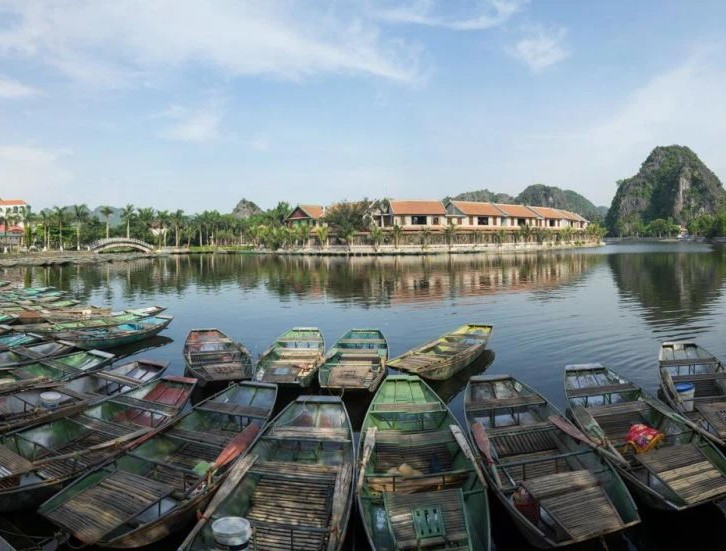
#> input picture Panorama/2.jpg, 726 x 551 px, given in place of 2.png, which was not available
$ python Image2_Mean.py
#> lines starting #> are read from the running program, lines starting #| are printed output that depends on the picture
import cv2
import numpy as np

image = cv2.imread("2.png")
#> image is the input picture: shape (551, 726, 3); mean B, G, R 138.4, 135.2, 124.5


kernel_size = 5
kernel = np.ones((kernel_size, kernel_size), np.float32) / (kernel_size * kernel_size)


blurred_image = cv2.filter2D(image, -1, kernel)
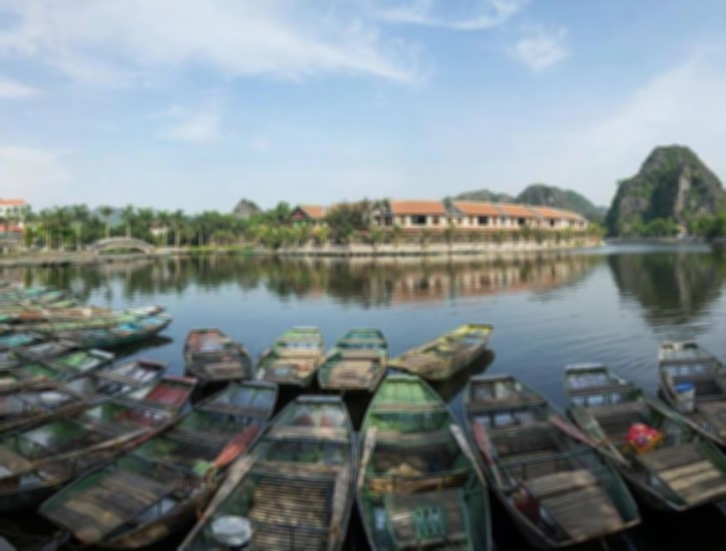
#> blurred_image: shape (551, 726, 3); mean B, G, R 138.4, 135.2, 124.5

cv2.imshow('Original Image', image)
cv2.imshow('Mean Filter', blurred_image)
cv2.waitKey(0)
cv2.destroyAllWindows()

$ run again, with Panorama/1.jpg copied over Panorama/2.jpg
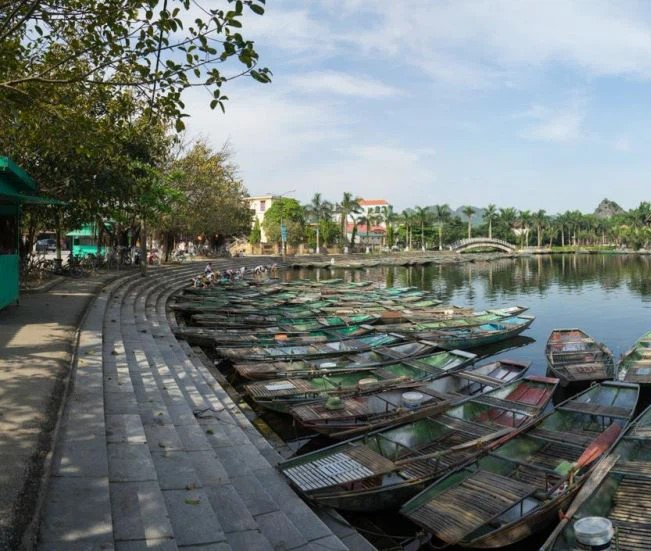
#> input picture Panorama/1.jpg, 651 x 551 px, given in place of 2.png, which was not available
#> image is the input picture: shape (551, 651, 3); mean B, G, R 117, 118.9, 111.4
#> `blurred_image = cv2.filter2D(image, -1, kernel)`:
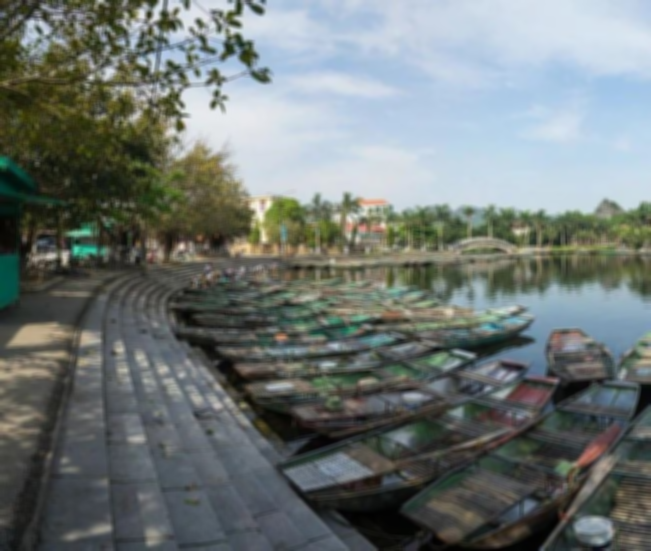
#> blurred_image: shape (551, 651, 3); mean B, G, R 117, 118.9, 111.4

$ run again, with Panorama/3.jpg copied over Panorama/2.jpg
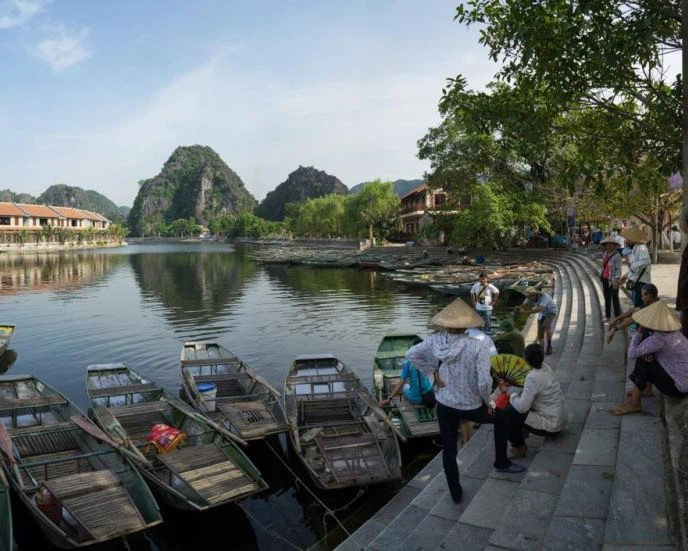
#> input picture Panorama/3.jpg, 688 x 551 px, given in place of 2.png, which was not available
#> image is the input picture: shape (551, 688, 3); mean B, G, R 106.7, 107.5, 100.3
#> `blurred_image = cv2.filter2D(image, -1, kernel)`:
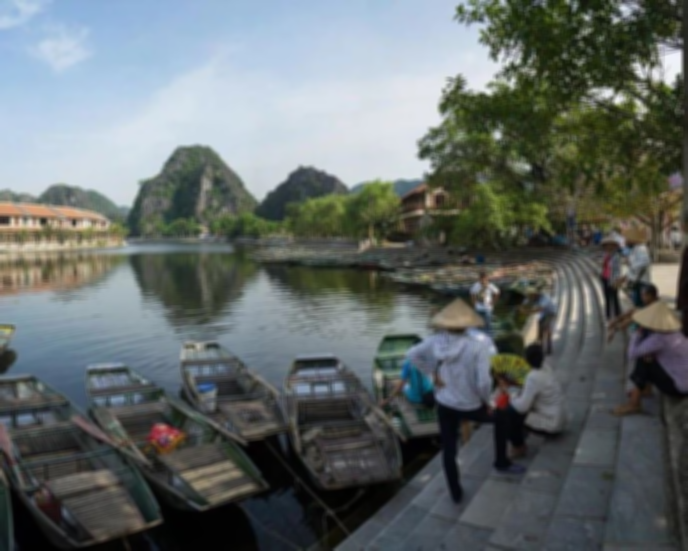
#> blurred_image: shape (551, 688, 3); mean B, G, R 106.7, 107.5, 100.3
